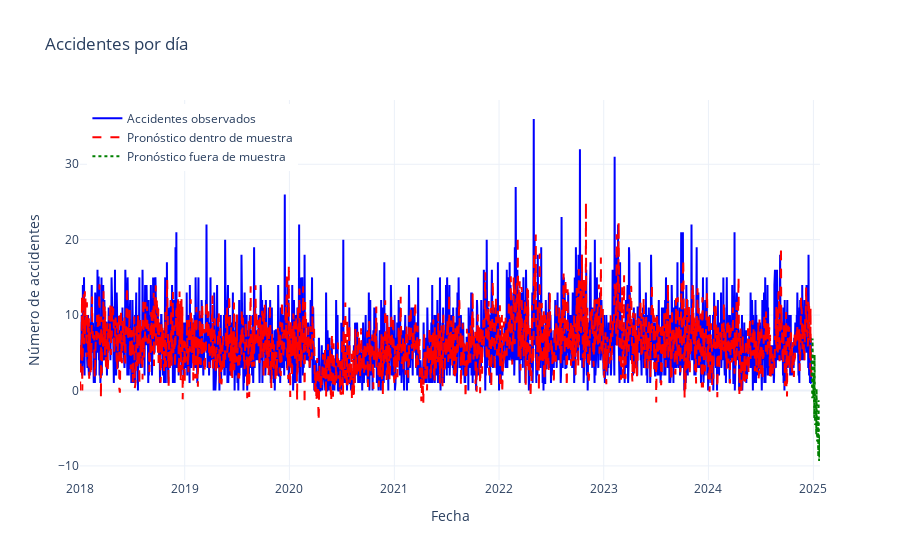

The code cell stored with this chart in its notebook:
### Code cell
import plotly.graph_objects as go
import pandas as pd

# --- Serie original ---
fig = go.Figure()
fig.add_trace(go.Scatter(
    x=df_completo.index, y=df_completo.iloc[:, 0], 
    mode='lines', name='Accidentes observados', line=dict(color='blue')
))

# --- Pronóstico dentro de muestra ---
y_fitted = modelo.predict_in_sample()
fig.add_trace(go.Scatter(
    x=df_completo.index, y=y_fitted,
    mode='lines', name='Pronóstico dentro de muestra', line=dict(color='red', dash='dash')
))

# --- Pronóstico fuera de muestra (futuro) ---
n_steps = 30
y_forecast = modelo.predict(n_periods=n_steps)
last_date = df_completo.index[-1]
future_dates = pd.date_range(start=last_date + pd.Timedelta(days=1), periods=n_steps, freq='D')

fig.add_trace(go.Scatter(
    x=future_dates, y=y_forecast,
    mode='lines', name='Pronóstico fuera de muestra', line=dict(color='green', dash='dot')
))

# --- Configuración del gráfico ---
fig.update_layout(
    title='Accidentes por día',
    xaxis_title='Fecha',
    yaxis_title='Número de accidentes',
    template='plotly_white',
    legend=dict(x=0.01, y=0.99),
    hovermode='x unified'
)

fig.show()

### Figure 1 — Plotly figure (JSON) as saved in the notebook; plotly's stock layout.template omitted (floating-point values rounded to 4 significant figures; data arrays with more than 128 entries replaced by an {"elided": "..."} marker saying what was removed)
{"data": [{"line": {"color": "blue"}, "mode": "lines", "name": "Accidentes observados", "type": "scatter", "x": {"elided": "2551 str values"}, "y": {"elided": "2551 int values"}}, {"line": {"color": "red", "dash": "dash"}, "mode": "lines", "name": "Pronóstico dentro de muestra", "type": "scatter", "x": {"elided": "2551 str values"}, "y": {"elided": "2551 float values"}}, {"line": {"color": "green", "dash": "dot"}, "mode": "lines", "name": "Pronóstico fuera de muestra", "type": "scatter", "x": ["2024-12-26T00:00:00", "2024-12-27T00:00:00", "2024-12-28T00:00:00", "2024-12-29T00:00:00", "2024-12-30T00:00:00", "2024-12-31T00:00:00", "2025-01-01T00:00:00", "2025-01-02T00:00:00", "2025-01-03T00:00:00", "2025-01-04T00:00:00", "2025-01-05T00:00:00", "2025-01-06T00:00:00", "2025-01-07T00:00:00", "2025-01-08T00:00:00", "2025-01-09T00:00:00", "2025-01-10T00:00:00", "2025-01-11T00:00:00", "2025-01-12T00:00:00", "2025-01-13T00:00:00", "2025-01-14T00:00:00", "2025-01-15T00:00:00", "2025-01-16T00:00:00", "2025-01-17T00:00:00", "2025-01-18T00:00:00", "2025-01-19T00:00:00", "2025-01-20T00:00:00", "2025-01-21T00:00:00", "2025-01-22T00:00:00", "2025-01-23T00:00:00", "2025-01-24T00:00:00"], "y": [3.937, 1.083, -1.021, 6.901, 1.237, -0.8855, -0.6084, 2.132, 0.09515, -3.63, 4.729, -0.1751, -4.586, -2.803, -0.9265, -4.592, -5.813, 0.2238, -2.578, -6.758, -6.093, -3.562, -6.4, -8.769, -1.303, -5.794, -9.348, -8.438, -6.057, -8.9]}], "layout": {"hovermode": "x unified", "legend": {"x": 0.01, "y": 0.99}, "title": {"text": "Accidentes por día"}, "xaxis": {"title": {"text": "Fecha"}}, "yaxis": {"title": {"text": "Número de accidentes"}}}}
